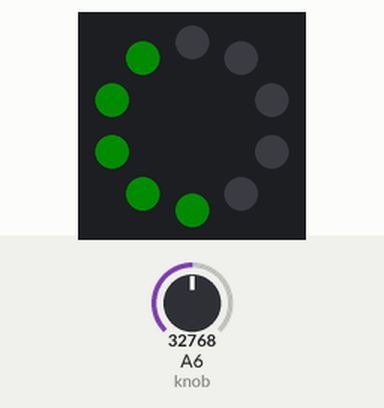
This program was run on a simulated Circuit Playground running CircuitPython. Parts: the board's ring of 10 RGB LEDs (number 0 left of the top, counting anticlockwise). The test bench sets the inputs (shaded band); at power-on: A6 (knob) = 32768 (analog values on the 0–65535 scale). Dim RGB values are drawn brighter than linear.

Above: at 1.2 s.
1.3 s: A6 (knob) set to 45874
At 1.6 s:
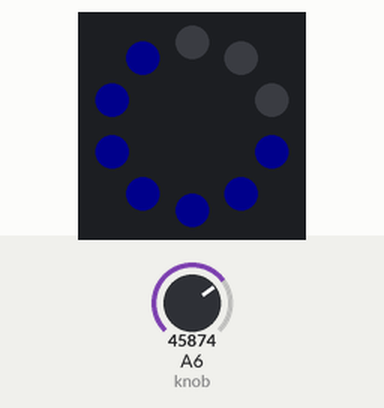
2.8 s: A6 (knob) set to 65535
At 3.4 s:
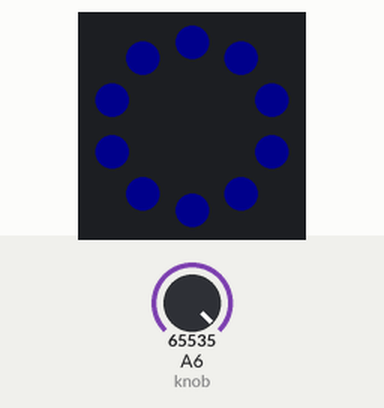
4.3 s: A6 (knob) set to 19660
At 5.3 s:
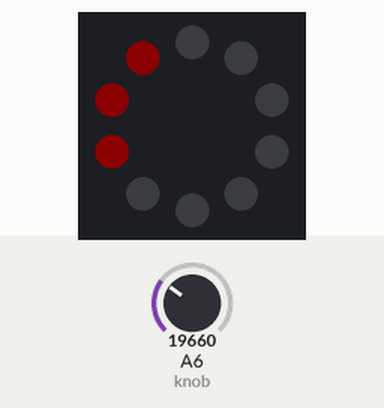
5.8 s: A6 (knob) set to 0
At 7.0 s:
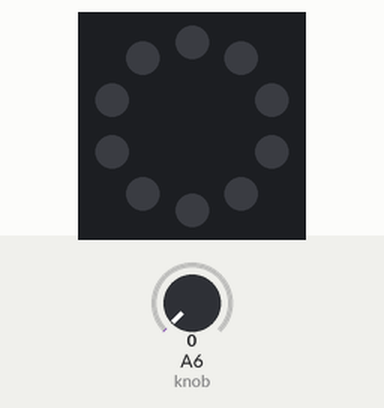
7.3 s: A6 (knob) set to 32767
At 8.6 s:
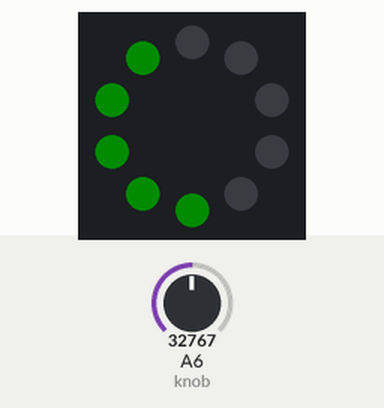
Timing chart, 0 to 9.8 s (numbered marks = the images above; inputs shaded):
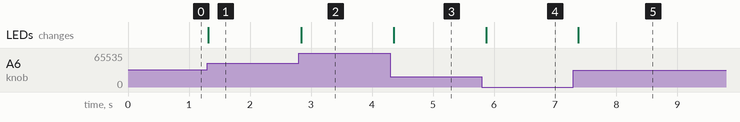

The program:

potentiometer-lights.py
```python
from adafruit_circuitplayground import cp
import time
import board
import analogio

cp.pixels.brightness = 0.05
cp.pixels.auto_write = False

knob = analogio.AnalogIn(board.A6)

while True:
    cp.pixels.fill(0)
    number_of_pixels = round(knob.value/65535 * 10)
    for p in range(number_of_pixels):
        if number_of_pixels < 4:
            cp.pixels[p] = (255, 0, 0)
        elif number_of_pixels < 7:
            cp.pixels[p] = (0, 255, 0)
        else:
            cp.pixels[p] = (0, 0, 255)
    cp.pixels.show()
    time.sleep(0.1)
```

Measured:
- after the input at 1.3 s, the LEDs: change at once (image 1)
- after the input at 2.8 s, the LEDs: change at once (image 2)
- after the input at 4.3 s, the LEDs: change after 0.06 s (image 3)
- after the input at 5.8 s, the LEDs: change after 0.07 s (image 4)
- after the input at 7.3 s, the LEDs: change after 0.08 s (image 5)
